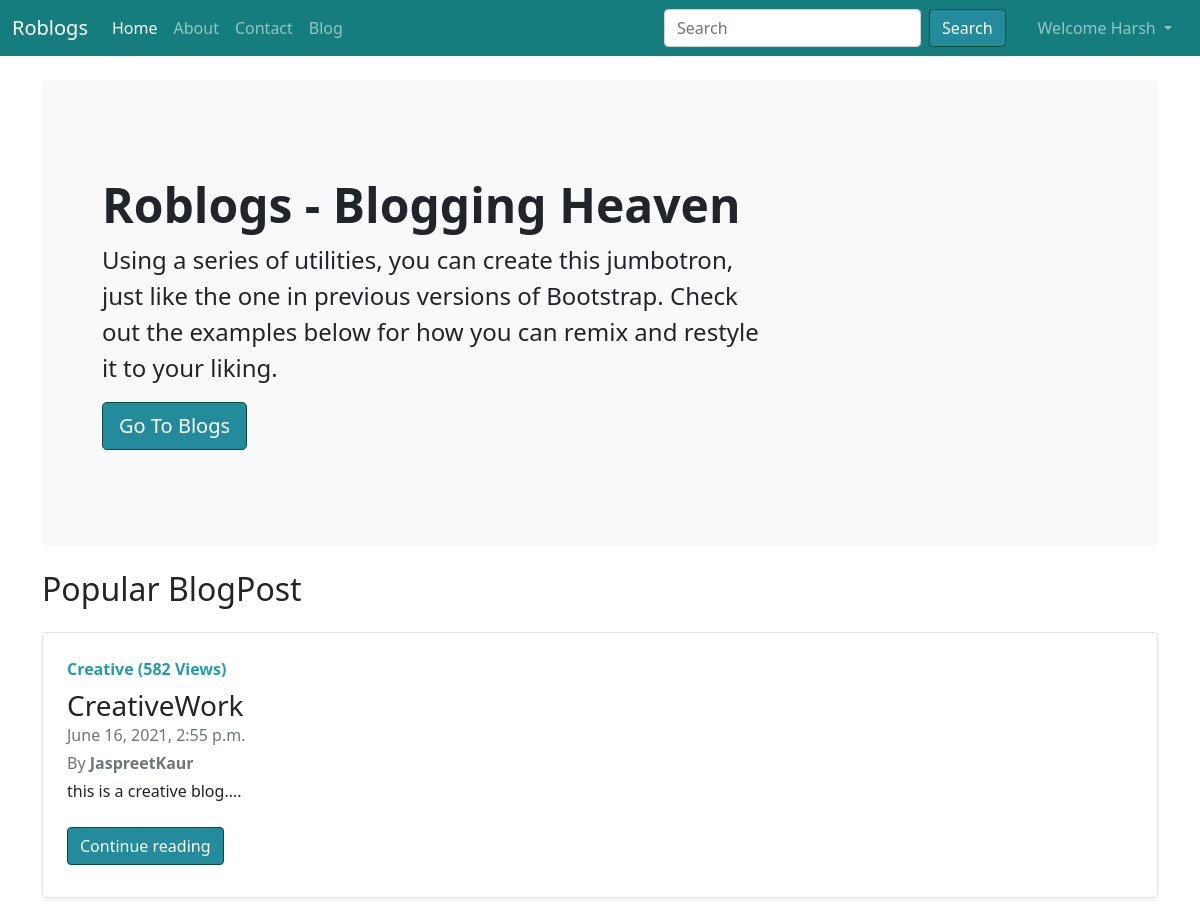
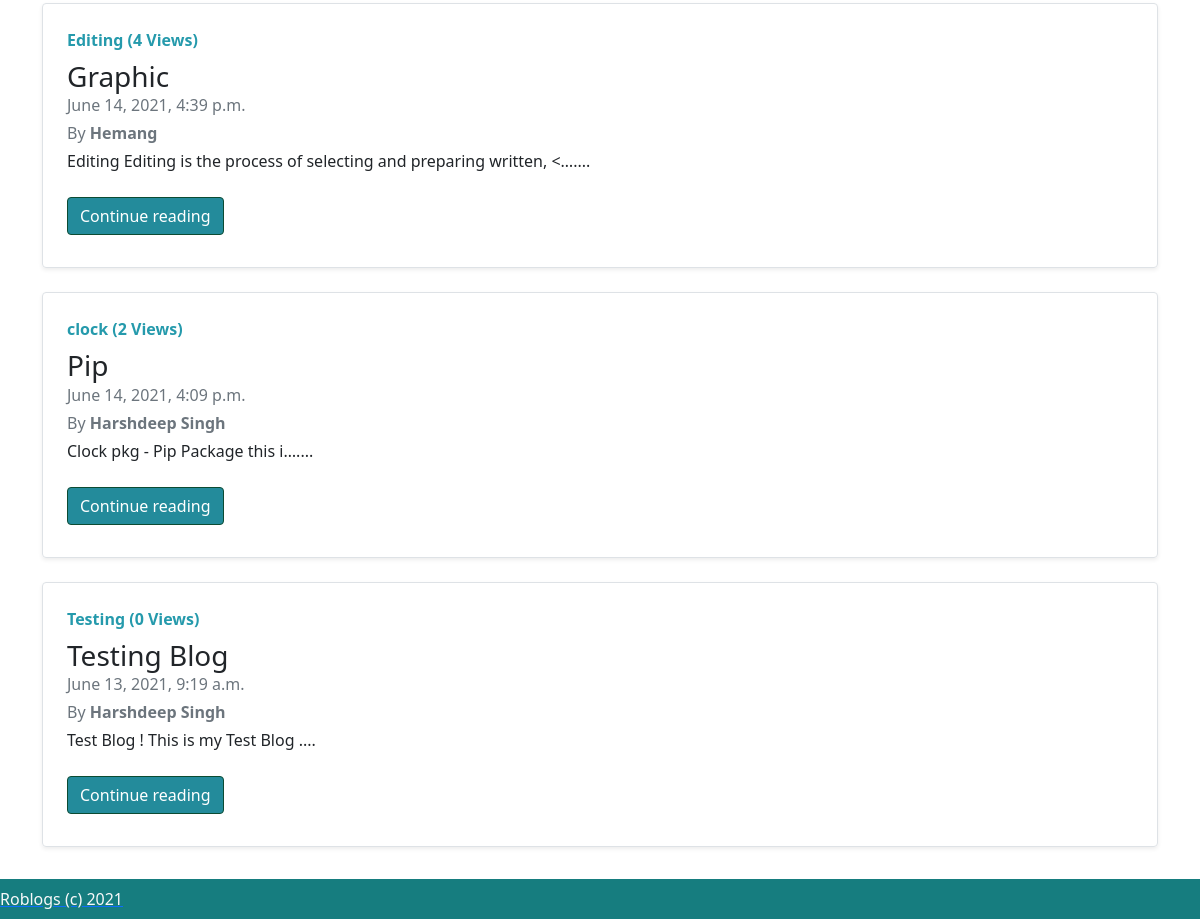
The app's page / (signed in) with its own data (2 pictures, top to bottom).
### Blog/models.py (models this page shows, shortened)
class Post(models.Model):
    sno = models.AutoField(primary_key=True)
    title = models.CharField(max_length=255)
    category = models.CharField(max_length=255, default='Interesting')
    content = models.TextField()
    slug = models.CharField(max_length=130, default='slug')
    views = models.IntegerField(default=0)
    author = models.CharField(max_length=100)
    timeStamp = models.DateTimeField(blank=True)
    class Meta:
        ordering = ['-views']

### home/views.py (the view)
# urls.py: 2. Add a URL to urlpatterns:  path('', views.home, name='home')
def home(request):
    posts = Post.objects.all()
    context = {'posts':posts}
    return render(request, 'home/home.html', context)

### templates/home/home.html (shortened to what this page needs)
{% extends 'base.html' %}
{% block homeactive %} active{% endblock homeactive %}
{% block body %}
<div class="container">
    <div class="p-5 my-4 bg-light rounded-3">
        <div class="container-fluid py-5">
            <h1 class="display-5 fw-bold">Roblogs - Blogging Heaven</h1>
            <p class="col-md-8 fs-4">Using a series of utilities, you can create this jumbotron, just like the one in
                previous versions of Bootstrap. Check out the examples below for how you can remix and restyle it to
                your liking.</p>
            <a role="button" href="/blog" class="btn body-green btn-lg" type="button">Go To Blogs</a>
        </div>
    </div>
</div>
<div class="container">
    <h2 class="mb-2">Popular BlogPost</h2>
    {% for post in posts|slice:":4" %}
    <div class="row g-0 border rounded overflow-hidden flex-md-row mb-4 shadow-sm h-md-250 position-relative my-4">
        <div class="col p-4 d-flex flex-column position-static">
            <strong class="d-inline-block mb-2 body-fg">{{post.category}} ({{post.views}} Views)</strong>
            <h3 class="mb-0"><a class="text-dark text-decoration-none" href="/blog/{{post.slug}}">{{post.title}}</a></h3>
            <div class="mb-1 text-muted">{{post.timeStamp}}</div>
            <div class="mb-1 text-muted">By <strong>{{post.author}}</strong></div>
            <p class="card-text mb-auto"><div class="preview">{{post.content|safe|truncatechars:200}}....</div></p>
            <div class="my-2">
            <a href="/blog/{{post.slug}}" role="button" class="btn body-green">Continue reading</a>
            </div>
        </div>
    </div>
    {% endfor %}
</div>
{% endblock body %}

### templates/base.html (shortened to what this page needs)
<!doctype html>
<html lang="en">
<head>
    <link href="https://cdn.jsdelivr.net/npm/bootstrap@5.0.1/dist/css/bootstrap.min.css" rel="stylesheet"
>
    {% load static %}
    <link rel="stylesheet" href="{% static 'css/style.css' %}">
</head>
<body>
    <nav class="navbar sticky-top navbar-expand-lg navbar-dark nav-bg">
        <div class="container-fluid">
            <a class="navbar-brand logo-fg" href="/">
                Roblogs
            </a>
            <div class="collapse navbar-collapse" id="navbarSupportedContent">
                <ul class="navbar-nav me-auto mb-2 mb-lg-0 ">
                    <li class="nav-item">
                        <a class="nav-link {% block homeactive %}{% endblock homeactive %}" aria-current="page"
                            href="/">Home</a>
                    </li>
                    <li class="nav-item">
                        <a class="nav-link {% block aboutactive %}{% endblock aboutactive %}" href="/about/">About</a>
                    </li>
                    <li class="nav-item">
                        <a class="nav-link {% block contactactive %}{% endblock contactactive %}"
                            href="/contact/">Contact</a>
                    </li>
                    <li class="nav-item">
                        <a class="nav-link {% block blogactive %}{% endblock blogactive %}" href="/blog/">Blog</a>
                    </li>
                </ul>
                <form action="/search/" method="get" class="d-flex mx-2">
                    <input class="form-control ml-0 " type="search" placeholder="Search" aria-label="Search" name="query"
                        id="query">
                    <a href="/search/" <button class="btn body-green mx-2" type="submit">Search</button></a>
                </form>
                {% if user.is_authenticated %}
                <ul class="navbar-nav mx-2">
                    <li class="nav-item dropdown">
                        <a class="nav-link dropdown-toggle" href="#" id="navbarDropdown" role="button"
                            data-bs-toggle="dropdown" aria-expanded="false">
                            Welcome {{request.user}}
                        </a>
                    </li>
                </ul>
                {% endif %}
            </div>
        </div>
    </nav>
    {% block body %}{% endblock body %}
    <br><br>
    <nav class="navbar fixed-bottom navbar-expand-lg navbar-dark nav-bg">
        <ul class="navbar-nav mb-2 mb-lg-0 ">
                    <li class="nav-item">
                        <a href="/">
                        <span class="text-light">Roblogs (c) 2021</span>
                    </a>
                    </li>
    </nav>
</body>
</html>

### static/css/style.css (style rules this page uses)
.nav-bg { background-color: #167D7F; }
.body-fg { color: #259aac; }
.body-green, .btn-linked { background-color: #238b9b; color: white; border-color: #0C4B33; }

### records on screen
Post: category "Creative", views "582", title "CreativeWork", timeStamp "June 16, 2021, 2:55 p.m.", author "JaspreetKaur"
Post: category "Editing", views "4", title "Graphic", timeStamp "June 14, 2021, 4:39 p.m.", author "Hemang"
Post: category "clock", views "2", title "Pip", timeStamp "June 14, 2021, 4:09 p.m.", author "Harshdeep Singh"
Post: category "Testing", views "0", title "Testing Blog", timeStamp "June 13, 2021, 9:19 a.m.", author "Harshdeep Singh"

### other values on screen
{{ request.user }} "Harsh"
